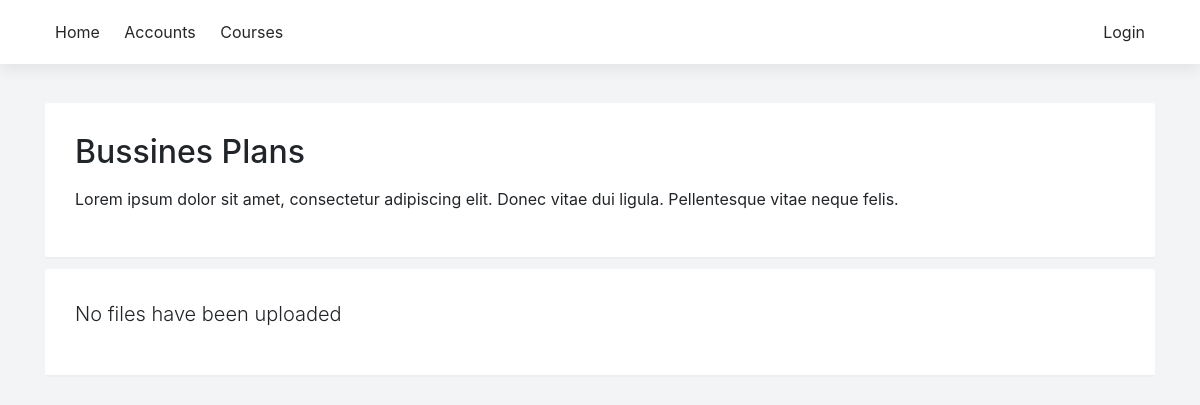
The page /programs/course/5 on the database as committed earlier.
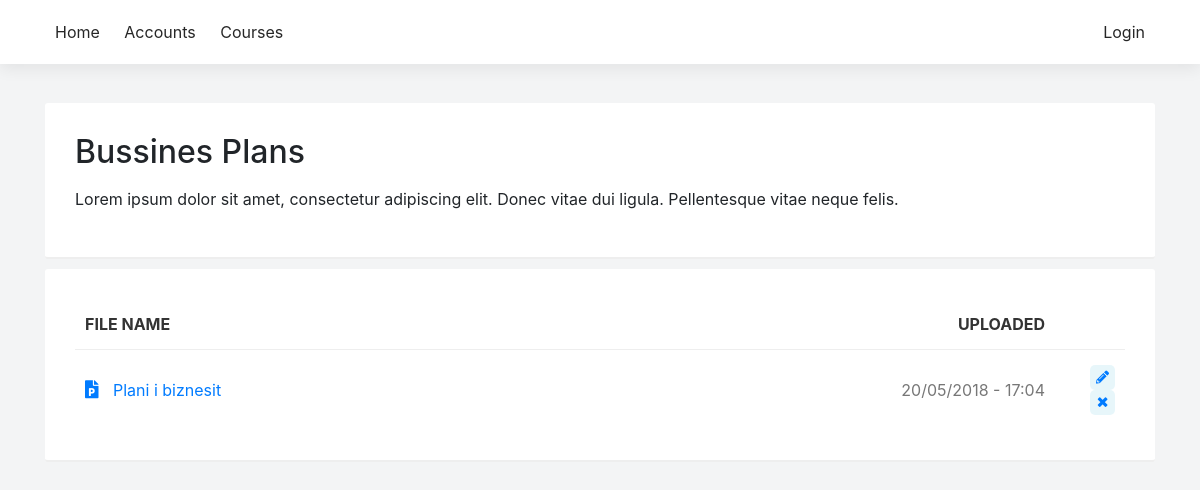
The same page on the database as committed later.
### sems/models.py (models this page shows)
class Upload(models.Model):
    name = models.CharField(max_length=100)
    course = models.ForeignKey(Course, on_delete=models.CASCADE)
    file = models.FileField(upload_to='files/', validators=[FileExtensionValidator(['pdf', 'docx', 'doc', 'xls', 'xlsx', 'ppt', 'pptx', 'zip', 'rar', '7zip'])])
    upload_time = models.DateTimeField(default=datetime.now, null=True)
    def get_extension_short(self):
        ext = str(self.file).split(".")
        ext = ext[len(ext)-1]
        if ext == 'doc' or ext == 'docx':
            return 'word'
        elif ext == 'pdf':
            return 'pdf'
        elif ext == 'xls' or ext == 'xlsx':
            return 'excel'
        elif ext == 'ppt' or ext == 'pptx':
            return 'powerpoint'
        elif ext == 'zip' or ext == 'rar' or ext == '7zip':
            return 'archive'
    def __str__(self):
        return str(self.file)[6:]

### sems/views.py (the view)
# urls.py: path('programs/course/<int:pk>', views.course_detail, name='course_detail'),
def course_detail(request, pk):
    course = Course.objects.get(pk = pk)
    files = Upload.objects.filter(course_id = pk)
    users = User.objects.all()
    return render(
        request, 'course_single.html', {'usrs': users, 'course': course, 'files': files, 'media_url': settings.MEDIA_ROOT},
    )

### sems/models.py (called while the page is built)
    def __str__(self):
        return self.name

### sems/templates/course_single.html (shortened to what this page needs)
{% extends 'base_generic.html' %}
{% block content %}
<div class="card-box">
    <h2>{{ course }}</h2>
    <p>Lorem ipsum dolor sit amet, consectetur adipiscing elit. Donec vitae dui ligula. Pellentesque vitae neque felis.</p>
</div>
{% load static %}
<div class="shadow-box">
    {% if files %}
    <table>
        <thead>
            <tr>
                <th>File name</th>
                <th class="text-right">Uploaded</th>
                <th></th>
            </tr>
        </thead>
        <tbody>
        {% for file in files %}
        <tr>
            <td><a href="{% static 'uploads/files/' %}{{ file }}" title="{{ file }}"><i style="font-size: 18px; padding-right: 10px;" class="fas fa-file-{{ file.get_extension_short }}"></i> {{ file.name }}</a><br/></td>
            <td class="text-right">{{ file.upload_time|date:'d/m/Y - H:i' }}</td>
            <td style="width: 70px" class="text-right"><a href="#"><span class="label sm-label"><i class="fas fa-pencil-alt"></i></span></a>
                <a href="#"><span class="label sm-label"><i class="fas fa-times"></i></span></a></td>
        </tr>
        {% endfor %}
        </tbody>
    </table>
    {% else %}
    <p class="lead">No files have been uploaded</p>
    {% endif %}
    </div>
{% endblock %}

Rows that differ between the two databases and show on the page:
added Upload: name "Plani i biznesit", upload_time "20/05/2018 - 17:04"
Other text that changed with them:
text no longer shown: "No files have been uploaded"
text now shown: "FILE NAME UPLOADED"
